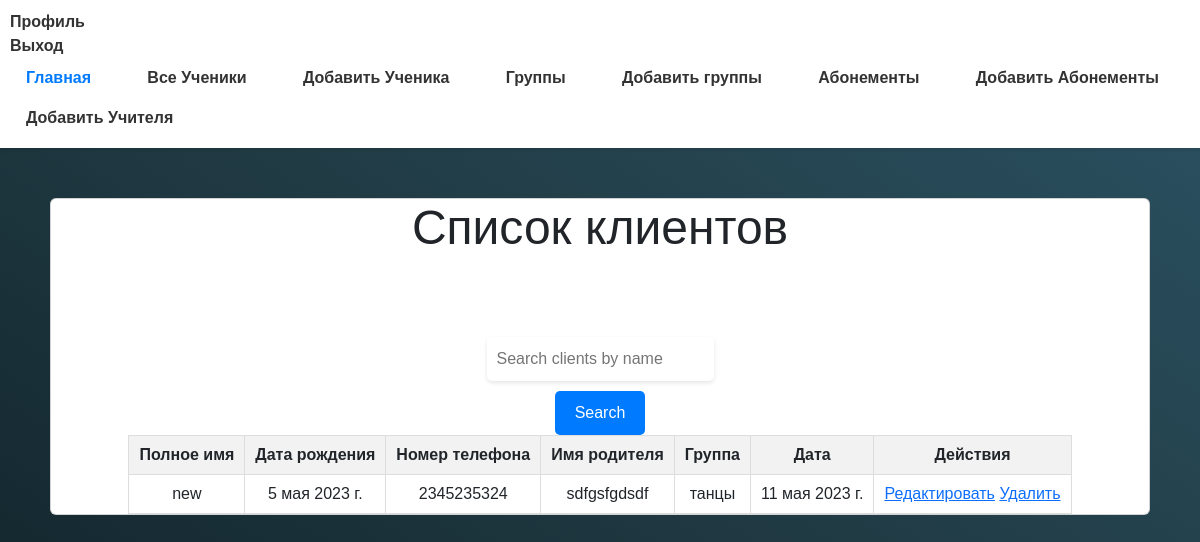
/students_oll/ (signed in), run on an earlier commit of the app's database.
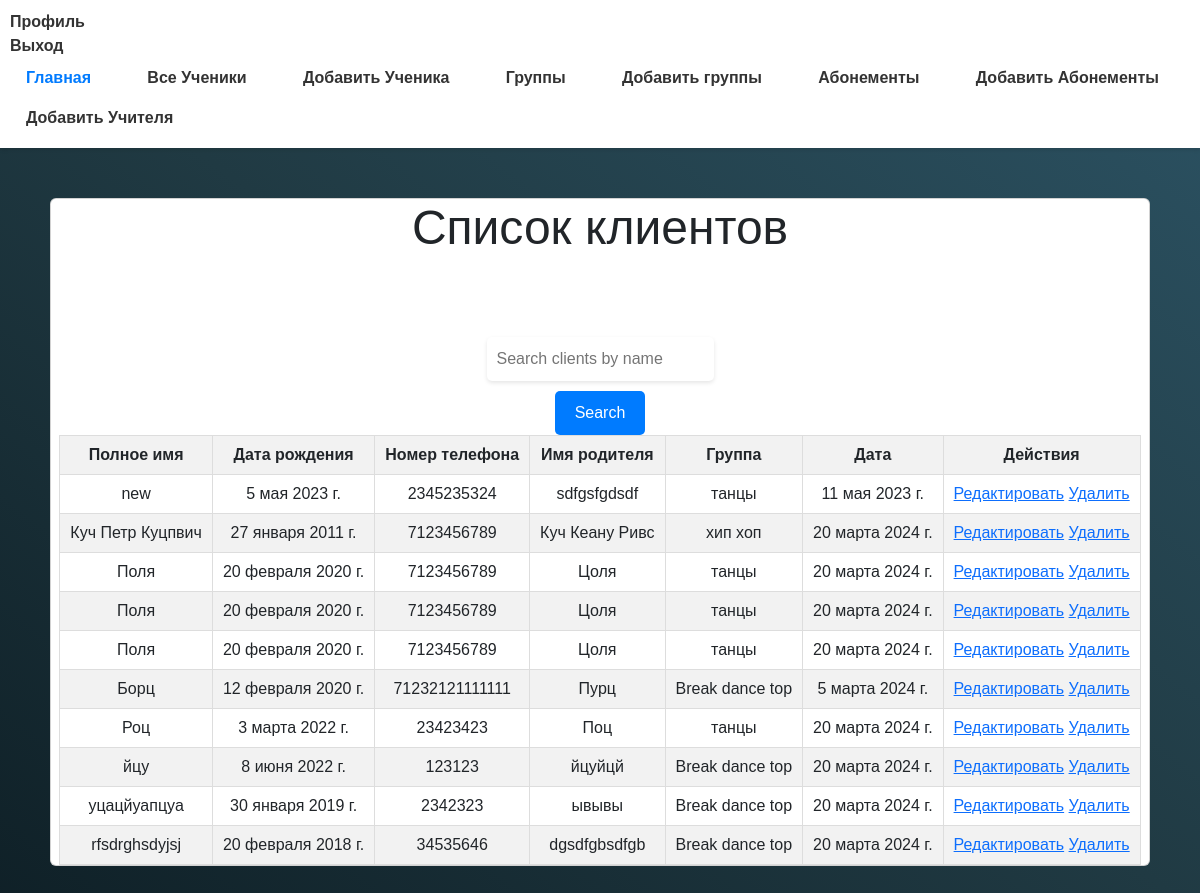
And on a later commit of the database.
### myapp/models.py (models this page shows)
class Client(models.Model):
    full_name = models.CharField(max_length=255)
    birth_date = models.DateField()
    phone_number = models.CharField(max_length=20)
    parent_name = models.CharField(max_length=255)
    group_obj = models.ForeignKey('Group', on_delete=models.CASCADE, null=True, blank=True)
    date_joined = models.DateField()

class Group(models.Model):
    name = models.CharField(max_length=255)
    coach = models.ForeignKey('Coach', on_delete=models.CASCADE)
    description = models.TextField()
    students = models.ManyToManyField(Client, related_name='group_students')

### myapp/views.py (the view)
# urls.py: path('students_oll/', client_list, name='client_list'),
@login_required
def client_list(request):
    query = request.GET.get('q')
    if query:
        clients = Client.objects.filter(full_name__icontains=query)
    else:
        clients = Client.objects.all()
    return render(request, 'client_list.html', {'clients': clients})

### myapp/templates/client_list.html
{% extends 'base.html' %}
{% block content %}
<div class="container">
    <div class="card">
        <h1>Список клиентов</h1>
      <form method="GET">
        <input type="text" name="q" placeholder="Search clients by name" value="{{ request.GET.q }}">
        <button type="submit">Search</button>
    </form>
  <table>
    <thead>
      <tr>
        <th>Полное имя</th>
        <th>Дата рождения</th>
        <th>Номер телефона</th>
        <th>Имя родителя</th>
        <th>Группа</th>
        <th>Дата</th>
        <th>Действия</th>
      </tr>
    </thead>
    <tbody>
      {% for client in clients %}
        <tr>
          <td>{{ client.full_name }}</td>
          <td>{{ client.birth_date }}</td>
          <td>{{ client.phone_number }}</td>
          <td>{{ client.parent_name }}</td>
          <td>{{ client.group_obj.name }}</td>
          <td>{{ client.date_joined }}</td>
          <td>
            <a href="{% url 'update_client' id=client.id %}">Редактировать</a>
            <a href="{% url 'delete_client' id=client.id %}">Удалить</a>
          </td>
        </tr>
      {% endfor %}
    </tbody>
  </table>
    </div>
</div>
{% endblock %}

What changed in the data, as far as the page shows it:
added Client: full_name "Куч Петр Куцпвич", birth_date "27 января 2011 г.", phone_number "7123456789", parent_name "Куч Кеану Ривс", group_obj.name "хип хоп", date_joined "20 марта 2024 г."
added Client: full_name "Поля", birth_date "20 февраля 2020 г.", phone_number "7123456789", parent_name "Цоля", group_obj.name "танцы", date_joined "20 марта 2024 г."
added Client: full_name "Поля", birth_date "20 февраля 2020 г.", phone_number "7123456789", parent_name "Цоля", group_obj.name "танцы", date_joined "20 марта 2024 г."
added Client: full_name "Поля", birth_date "20 февраля 2020 г.", phone_number "7123456789", parent_name "Цоля", group_obj.name "танцы", date_joined "20 марта 2024 г."
added Client: full_name "Борц", birth_date "12 февраля 2020 г.", phone_number "71232121111111", parent_name "Пурц", group_obj.name "Break dance top", date_joined "5 марта 2024 г."
added Client: full_name "Роц", birth_date "3 марта 2022 г.", phone_number "23423423", parent_name "Поц", group_obj.name "танцы", date_joined "20 марта 2024 г."
added Client: full_name "йцу", birth_date "8 июня 2022 г.", phone_number "123123", parent_name "йцуйцй", group_obj.name "Break dance top", date_joined "20 марта 2024 г."
added Client: full_name "уцацйуапцуа", birth_date "30 января 2019 г.", phone_number "2342323", parent_name "ывывы", group_obj.name "Break dance top", date_joined "20 марта 2024 г."
added Client: full_name "rfsdrghsdyjsj", birth_date "20 февраля 2018 г.", phone_number "34535646", parent_name "dgsdfgbsdfgb", group_obj.name "Break dance top", date_joined "20 марта 2024 г."
